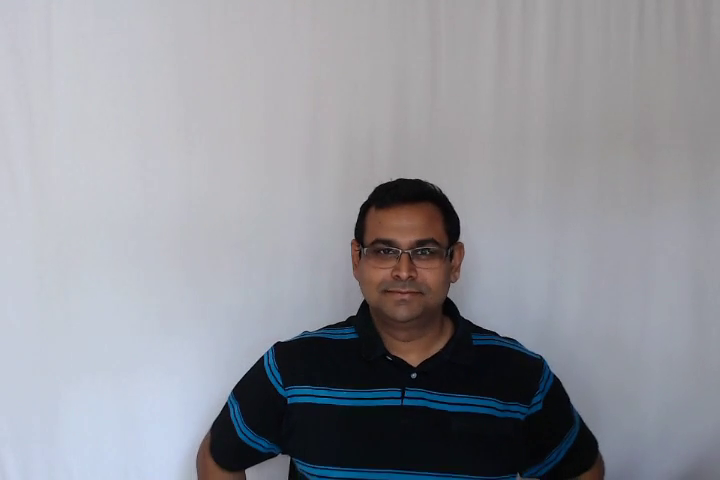
//> input picture frame 67 of Section 9/Mean_shift/face1.mp4, 720 x 480 px
$ ./cam_shift   (built with g++ and OpenCV 4)
//> lines starting //> are read from the running program, lines starting //| are printed output that depends on the picture; after the words box and inside, x2 and y2 are one past the last pixel; in counts of white or black regions, pixels touching at a corner belong together
#include <opencv2/opencv.hpp>
#include <iostream>

using namespace std;
using namespace cv;

int main()
{
    VideoCapture cap("../face1.mp4");

    Mat frame;
    cap >> frame;
//> frame is the input picture: 480 rows x 720 cols, CV_8UC3; mean B, G, R 154.8, 147.8, 146.2

    // Detect faces in the image
    CascadeClassifier faceCascade;
    String faceCascadePath = "../models/haarcascade_frontalface_default.xml";

    if (!faceCascade.load(faceCascadePath))
    {
        printf("--(!)Error loading face cascade\n");
    };
    Mat frameGray;
    cvtColor(frame, frameGray, COLOR_BGR2GRAY);

    vector<Rect> faces;
    faceCascade.detectMultiScale(frameGray, faces, 1.3, 5);
//> faces = 1 Rect (x, y, width, height): [344, 205, 119, 119]

    int x = faces[0].x;
//> x = 344
    int y = faces[0].y;
//> y = 205
    int w = faces[0].width;
//> w = 119
    int h = faces[0].height;
//> h = 119

    Rect currWindow = Rect((long)x, (long)y, (long)w, (long)h);
//> currWindow = Rect(344, 205, 119, 119)

    Mat roiObject;

    // get the face region from the frame
    frame(currWindow).copyTo(roiObject);
    Mat hsvObject;
    cvtColor(roiObject, hsvObject, COLOR_BGR2HSV);
//> hsvObject: 119 rows x 119 cols, CV_8UC3; mean H, S, V 33.7, 98.8, 95.2

    // Get the mask for calculating histogram of the object and
    // also remove noise
    Mat mask;
    inRange(hsvObject, Scalar(0, 50, 50), Scalar(180, 256, 256), mask);
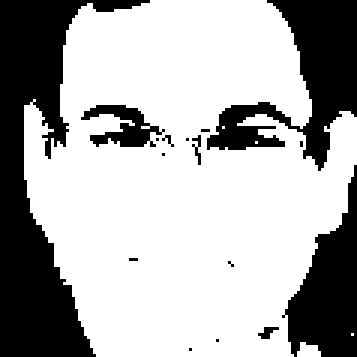
//> mask: 119 rows x 119 cols, CV_8UC1 (shown 3 times larger); 68.1% white; 16 black regions (12 under 20 px), largest, box (x1, y1, x2, y2) and area: (0, 0, 50, 119) 2285, (69, 0, 119, 57) 1153, (94, 55, 119, 119) 841, (27, 35, 55, 49) 189

    // Split the image into channels for finding the histogram
    vector<Mat> channels(3);
    split(hsvObject, channels);
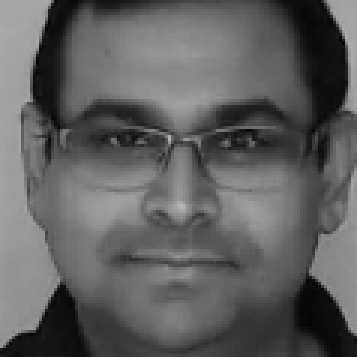
//> channels[2]: 119 rows x 119 cols, CV_8UC1 (shown 3 times larger); min 0, max 183, mean 95.2

    imshow("Mask of ROI", mask);
    waitKey(0);
    imshow("ROI", roiObject);
    waitKey(0);
    destroyAllWindows();

    Mat histObject;

    // Initialize parameters for histogram
    int histSize = 180;
    float range[] = {0, 179};
    const float *ranges[] = {range};

    // Find the histogram and normalize it to have values
    // between 0 to 255
    calcHist(&channels[0], 1, 0, mask, histObject, 1, &histSize, ranges, true, false);
//> histObject = 180 values, max 2803 at index 8, min 0 at index 13, mean 53.53
    normalize(histObject, histObject, 0, 255, NORM_MINMAX);
//> histObject = 180 values, max 255 at index 8, min 0 at index 13, mean 4.87

    // We will process only first 5 frames
    int count = 0;
    Mat hsv, backProjectImage, frameClone;
    while (1)
    {
        // Read frame
        cap >> frame;
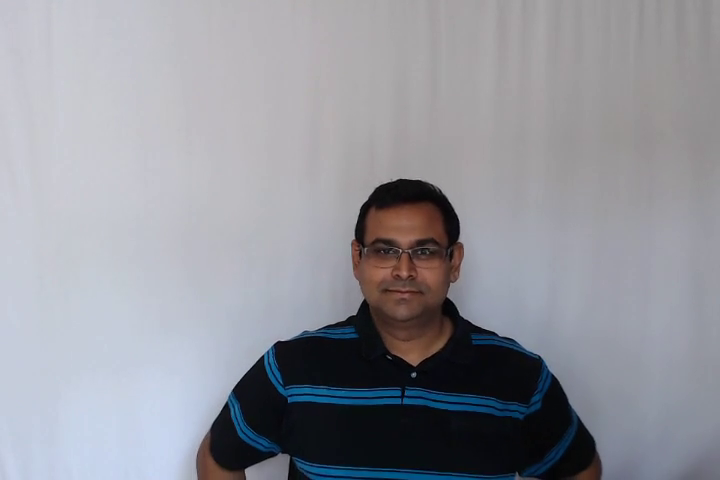
//> input picture frame 68 of Section 9/Mean_shift/face1.mp4, 720 x 480 px
//> frame is the input picture: 480 rows x 720 cols, CV_8UC3; mean B, G, R 155.4, 148.1, 146.8
        if (frame.empty())
            break;

        // Convert to hsv color space
        cvtColor(frame, hsv, COLOR_BGR2HSV);
//> hsv: 480 rows x 720 cols, CV_8UC3; mean H, S, V 120.1, 34.8, 157.6
        split(hsv, channels);
//> channels[0]: 480 rows x 720 cols, CV_8UC1
//> channels[1]: 480 rows x 720 cols, CV_8UC1
//> channels[2]: 480 rows x 720 cols, CV_8UC1

        // find the back projected image with the histogram obtained earlier
        calcBackProject(&channels[0], 1, 0, histObject, backProjectImage, ranges);
        imshow("Back Projected Image", backProjectImage);
        waitKey(0);
        // Compute the new window using mean shift in the present frame
        RotatedRect rotatedWindow = CamShift(backProjectImage, currWindow, TermCriteria(TermCriteria::EPS | TermCriteria::COUNT, 10, 1));
//> currWindow = Rect(353, 194, 104, 144); rotatedWindow = centre (405, 266), size (102, 142.5), angle 175.4
        // Display the frame with the tracked location of face
        // Get the rotatedWindow vertices
        Point2f rotatedWindowVertices[4];
        rotatedWindow.points(rotatedWindowVertices);
//> rotatedWindowVertices = 4 Points (x, y): [450.2, 190.9], [461.5, 332.9], [359.8, 341.1], [348.5, 199.1]

        // Display the frame with the tracked location of face
        frameClone = frame.clone();

        rectangle(frameClone, Point(currWindow.x, currWindow.y), Point(currWindow.x + currWindow.width, currWindow.y + currWindow.height), Scalar(255, 0, 0), 2, LINE_AA);
//> frameClone: 480 rows x 720 cols, CV_8UC3; 0.72% of pixels changed, all inside (x1, y1, x2, y2) = (351, 192, 460, 341)
        // Display the rotated rectangle with the orientation information
        for (int i = 0; i < 4; i++)
            line(frameClone, rotatedWindowVertices[i], rotatedWindowVertices[(i + 1) % 4], Scalar(0, 255, 0), 2, LINE_AA);
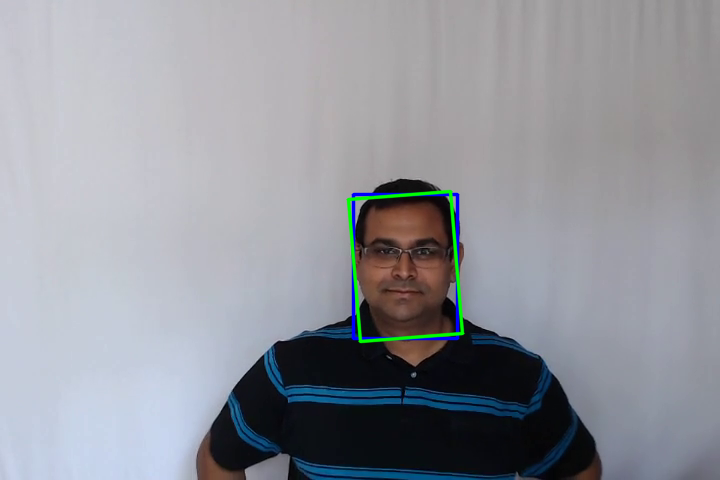
//> frameClone: 480 rows x 720 cols, CV_8UC3; mean B, G, R 155.6, 148.8, 146.1
        imshow("Mean Shift Object Tracking Demo", frameClone);
        waitKey(0);

        count += 2;
        if (count == 10)
            break;
    }
//> frame: 480 rows x 720 cols, CV_8UC3; mean H, S, V 156.2, 148.9, 147.4
//> hsv: 480 rows x 720 cols, CV_8UC3; mean H, S, V 120.4, 34.3, 158.3
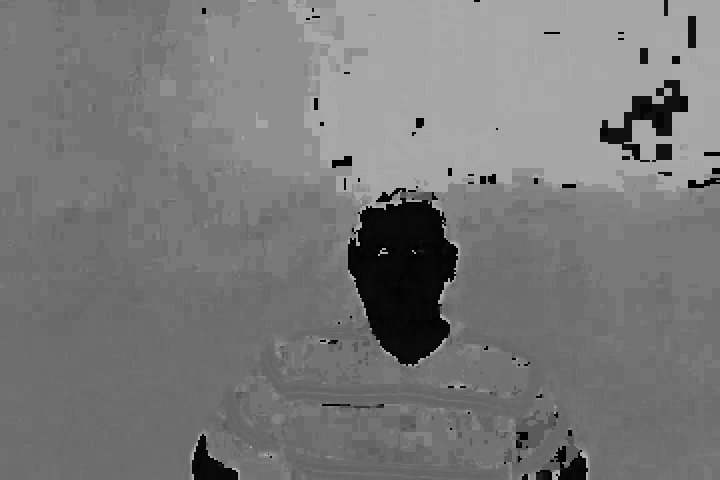
//> channels[0]: 480 rows x 720 cols, CV_8UC1; min 0, max 179, mean 120.4
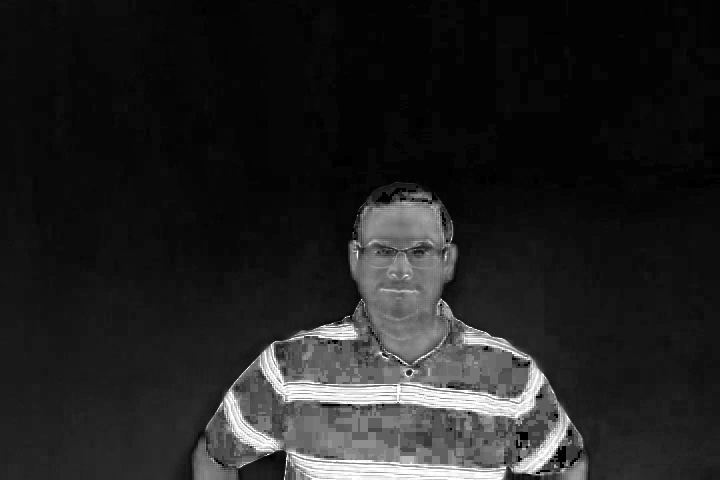
//> channels[1]: 480 rows x 720 cols, CV_8UC1; min 0, max 255, mean 34.3
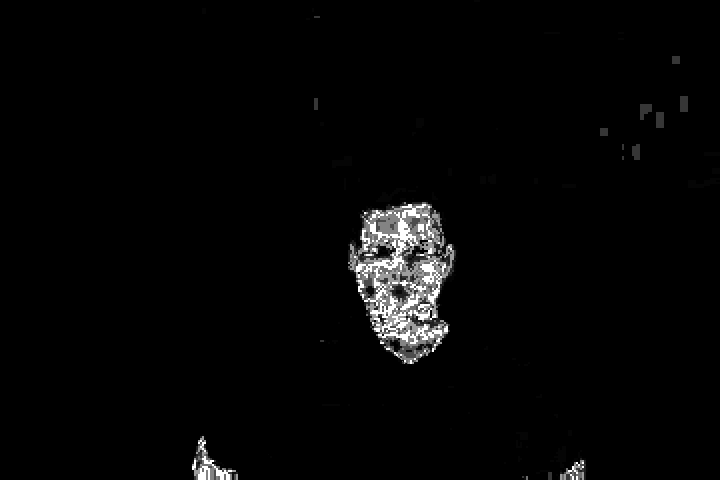
//> backProjectImage: 480 rows x 720 cols, CV_8UC1; min 0, max 255, mean 5.7
//> frameClone: 480 rows x 720 cols, CV_8UC3; mean H, S, V 156.6, 149.7, 146.9

}

$ run again, starting later in the video
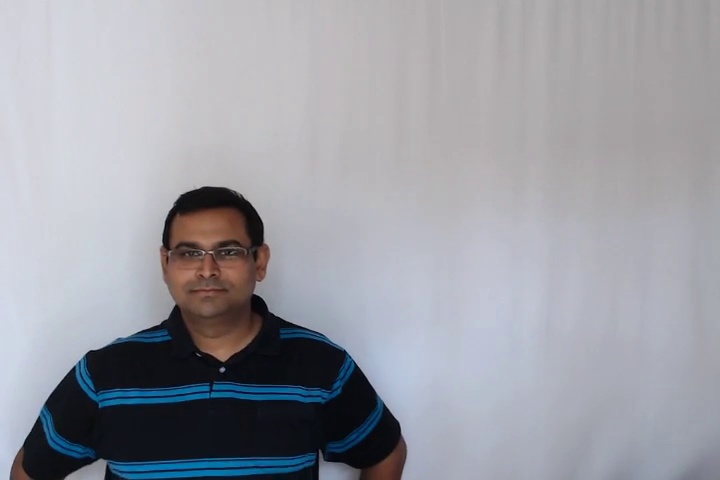
//> input picture frame 302 of Section 9/Mean_shift/face1.mp4, 720 x 480 px
//> frame is the input picture: 480 rows x 720 cols, CV_8UC3; mean B, G, R 165.1, 157.5, 156.1
//> faces = 1 Rect (x, y, width, height): [154, 212, 106, 106]
//> x = 154
//> y = 212
//> w = 106
//> `Rect currWindow = Rect((long)x, (long)y, (long)w, (long)h);`: currWindow = Rect(154, 212, 106, 106)
//> hsvObject: 106 rows x 106 cols, CV_8UC3; mean H, S, V 29.4, 94.7, 107.6
//> `inRange(hsvObject, Scalar(0, 50, 50), Scalar(180, 256, 256), mask);`:
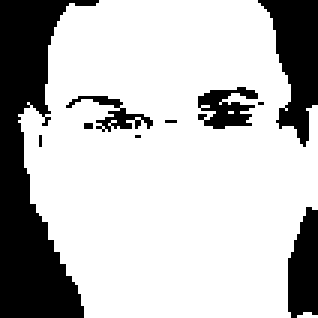
//> mask: 106 rows x 106 cols, CV_8UC1 (shown 3 times larger); 74.7% white; 10 black regions (5 under 20 px), largest, box (x1, y1, x2, y2) and area: (0, 0, 33, 106) 1706, (86, 0, 106, 49) 550, (96, 69, 106, 106) 296, (66, 29, 86, 43) 170, (22, 32, 51, 44) 106
//> `calcHist(&channels[0], 1, 0, mask, histObject, 1, &histSize, ranges, t..`: histObject = 180 values, max 2205 at index 8, min 0 at index 14, mean 46.61
//> `normalize(histObject, histObject, 0, 255, NORM_MINMAX);`: histObject = 180 values, max 255 at index 8, min 0 at index 14, mean 5.39
//> `RotatedRect rotatedWindow = CamShift(backProjectImage, currWindow, Ter..`: currWindow = Rect(160, 203, 103, 127); rotatedWindow = centre (211.5, 266.5), size (101.6, 126.5), angle 171.6
//> rotatedWindowVertices = 4 Points (x, y): [252.5, 196.5], [271, 321.6], [170.5, 336.5], [152, 211.4]
//> after the loop `while (1)`:
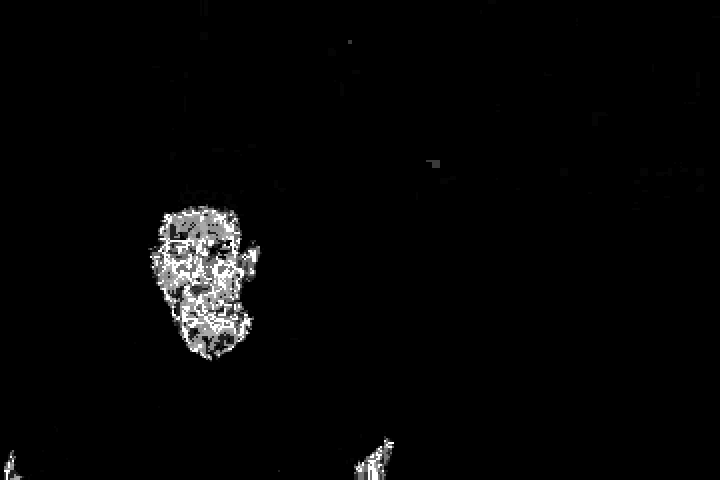
//> backProjectImage: 480 rows x 720 cols, CV_8UC1; min 0, max 255, mean 5.6

$ run again, starting later in the video
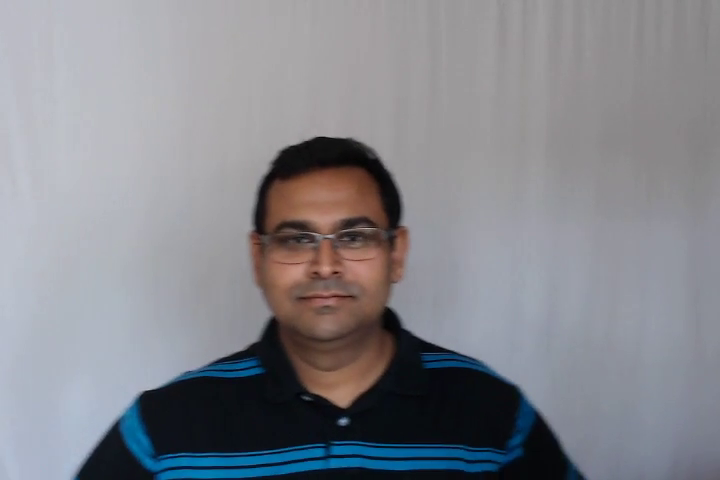
//> input picture frame 537 of Section 9/Mean_shift/face1.mp4, 720 x 480 px
//> frame is the input picture: 480 rows x 720 cols, CV_8UC3; mean B, G, R 140.2, 134, 132.7
//> faces = 1 Rect (x, y, width, height): [242, 171, 167, 167]
//> x = 242
//> y = 171
//> w = 167
//> `Rect currWindow = Rect((long)x, (long)y, (long)w, (long)h);`: currWindow = Rect(242, 171, 167, 167)
//> hsvObject: 167 rows x 167 cols, CV_8UC3; mean H, S, V 33.7, 86.4, 114.9
//> `inRange(hsvObject, Scalar(0, 50, 50), Scalar(180, 256, 256), mask);`:
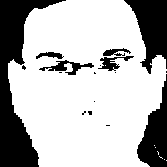
//> mask: 167 rows x 167 cols, CV_8UC1; 71.5% white; 17 black regions (10 under 20 px), largest, box (x1, y1, x2, y2) and area: (0, 0, 66, 167) 3955, (124, 0, 167, 74) 1736, (137, 74, 167, 167) 1470
//> `calcHist(&channels[0], 1, 0, mask, histObject, 1, &histSize, ranges, t..`: histObject = 180 values, max 5413 at index 8, min 0 at index 13, mean 110.7
//> `normalize(histObject, histObject, 0, 255, NORM_MINMAX);`: histObject = 180 values, max 255 at index 8, min 0 at index 13, mean 5.22
//> `RotatedRect rotatedWindow = CamShift(backProjectImage, currWindow, Ter..`: currWindow = Rect(242, 157, 153, 196); rotatedWindow = centre (318.5, 255), size (152, 194.7), angle 175.4
//> rotatedWindowVertices = 4 Points (x, y): [386.5, 151.9], [402, 346], [250.5, 358.1], [235, 164]
//> after the loop `while (1)`:
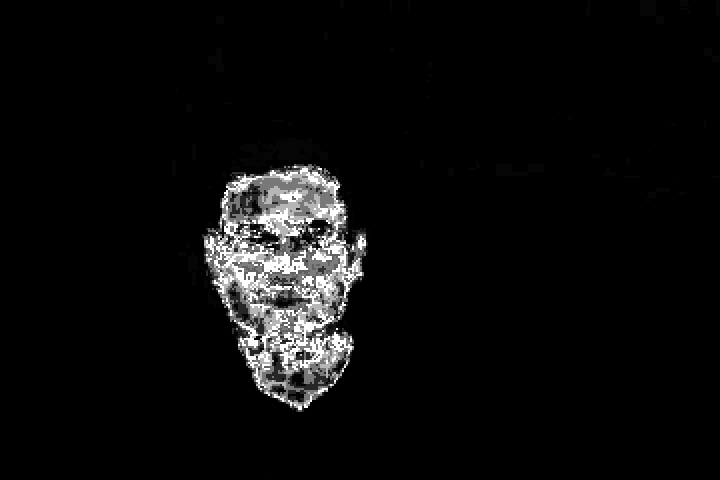
//> backProjectImage: 480 rows x 720 cols, CV_8UC1; min 0, max 255, mean 11.6
